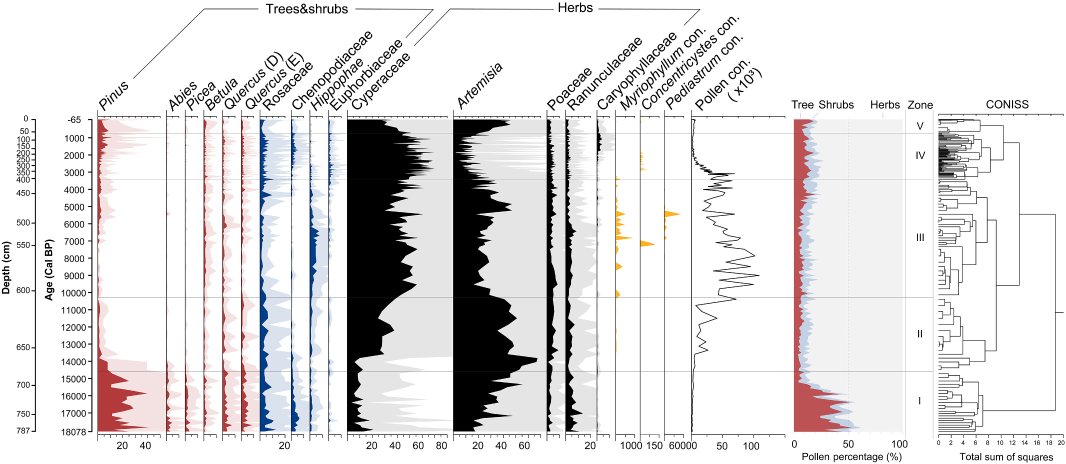
#> input picture tests/data/figures/real_plates/fig3_raw.jpeg, 2132 x 928 px, found by its file name (shown at 1/2 size)
$ python usable_column_probe.py ../../tests/data/figures/real_plates/fig3_raw.jpeg
#> lines starting #> are read from the running program, lines starting #| are printed output that depends on the picture; after the words box and inside, x2 and y2 are one past the last pixel; in counts of white or black regions, pixels touching at a corner belong together
# -*- coding: utf-8 -*-
"""结构性判据验证：band 定位 + 可用列数 + 参数稳健性。

## 为什么有这个脚本（取代旧的"数齿真值"）

旧脚本 `xticks_ground_truth.py` 试图给出"fig3 有多少齿"。六次测量得到六个数字
（46 / 49 / 110 / 89 / 169 / 66），差异来源是阈值、齿长区间、轴线段切分、
是否合并相邻列——全是自由参数。

**齿数不是可复现的量，不可作验收真值。**

本脚本改为验证**结构性判据**（由 Lead 提出，本脚本独立复验）：

  A. band 落在物理齿区 y ∈ [868, 878]
     （y=869 横轴线，870-875 真齿，883+ 印刷数字）
  B. 可用列数 ≥ 总列数 90%
     （"可用" = 该列范围内至少匹配到 2 个齿，即两点式标定所需的端点）
  C. hoya / beginner 必须 0 齿（双向零回归）

B 之所以稳健：它不问"数到几个"，而问「每列是否都找到了属于自己的一对端点」。
真齿在每列下方都有；印刷数字只在碰巧有数字处才有。

## 用法

    pixi run python scripts/truth/usable_column_probe.py
    pixi run python scripts/truth/usable_column_probe.py --sweep   # 参数稳健性扫描
    pixi run python scripts/truth/usable_column_probe.py --json

退出码：0 = 判据全部成立且稳健；1 = 有判据失败；2 = 稳健性扫描失败。
"""
from __future__ import annotations

import json
import os
import sys

import numpy as np
from PIL import Image

ROOT = os.path.dirname(os.path.dirname(os.path.dirname(os.path.abspath(__file__))))

FIG3 = "output/han2026_ngamring/fig3_raw.jpeg"
HOYA = "straditize_core/assets/tutorials/hoya-del-castillo.png"
BEGINNER = "straditize_core/assets/tutorials/beginner-tutorial.png"

# 物理齿区（逐像素实测：横轴 869，齿 870-875）
TOOTH_ZONE = (868, 878)
# 已知错误的 band 区（用于反向验证判据有判别力）
WRONG_ZONES = {
    "印刷数字区": (886, 892),
    "更宽的数字区": (880, 890),
    "数据区上方": (283, 295),
    # 注：顶部框线区**也能**凑满可用列（y=232 下方紧邻各列框线上端，
    # 每个列边界都有一根竖线 -> 每列都有 2 个"齿"）。
    # 它由判据 A（band 定位）挡住，不是判据 B。故单列标注。
    "顶部框线(仅判据A可挡)": (232, 240),
}

DARK = 160
MIN_ROWS = 3        # band 内至少 3 行暗才算一个齿列
MERGE_GAP = 2
USABLE_NEED = 2     # 一列至少 2 个齿才算"可用"
USABLE_RATIO = 0.9  # 可用列占比门槛

# fig3 的列范围（用于判定"可用"）。
#
# **来源**：产品 `detect_columns` 在 ROI `[330,1330] × [233,869]` 上的真实输出
# （`load_image` 的自动建议 ROI 是 `[69,1867] × [266,744]`，不可直接用于此处）。
#
# 注意：本文件早期版本手挑了其中 12 个窄列，漏掉 col15/col16（1231-1330），
# 导致"可用列"的分母错误（12 而非 16）。Lead 指出后已改为产品完整 16 列。
FIG3_COLS = [
    (332, 370), (370, 407), (407, 444), (444, 482), (482, 519), (519, 582),
    (582, 619), (619, 656), (656, 694), (694, 906), (906, 1093), (1093, 1130),
    (1130, 1193), (1193, 1231), (1231, 1279), (1279, 1330),
]


def load_gray(rel: str) -> np.ndarray:
    p = rel if os.path.isabs(rel) else os.path.join(ROOT, rel)
    return np.array(Image.open(p).convert("L")).astype(int)


def ticks_in_band(gray: np.ndarray, band: tuple[int, int], *,
                  dark_threshold: int = DARK, min_rows: int = MIN_ROWS,
                  x0: int = 330, x1: int = 1330) -> list[int]:
    """在给定 band 内找齿列，合并相邻 <=MERGE_GAP px。"""
    dark = gray < dark_threshold
    y0, y1 = band
    y1 = min(y1, gray.shape[0])
    hits = [x for x in range(x0, min(x1 + 1, gray.shape[1]))
            if dark[y0:y1, x].sum() >= min_rows]
    merged: list[int] = []
    for x in hits:
        if merged and x - merged[-1] <= MERGE_GAP:
            merged[-1] = int(round((merged[-1] + x) / 2))
        else:
            merged.append(x)
    return merged


def usable_columns(ticks: list[int], cols: list[tuple[int, int]],
                   need: int = USABLE_NEED) -> tuple[int, list[int]]:
    """返回 (可用列数, 不可用列的下标)。"""
    bad = []
    for i, (c0, c1) in enumerate(cols):
        if sum(1 for t in ticks if c0 <= t <= c1) < need:
            bad.append(i)
    return len(cols) - len(bad), bad


def probe_band(gray: np.ndarray, band, *, dark_threshold=DARK,
               min_rows=MIN_ROWS, cols=None) -> dict:
    cols = cols or FIG3_COLS
    t = ticks_in_band(gray, band, dark_threshold=dark_threshold,
                      min_rows=min_rows)
    n_usable, bad = usable_columns(t, cols)
    return {
        "band": list(band),
        "n_ticks": len(t),
        "n_cols": len(cols),
        "n_usable": n_usable,
        "usable_ratio": round(n_usable / len(cols), 4) if cols else 0.0,
        "unusable_cols": bad,
    }


# ---------------------------------------------------------------------------
# 判据 A / B：band 定位 + 可用列数
# ---------------------------------------------------------------------------
def check_ab() -> dict:
    gray = load_gray(FIG3)
#> in load_gray, `return np.array(Image.open(p).convert("L")).astype(int)`:
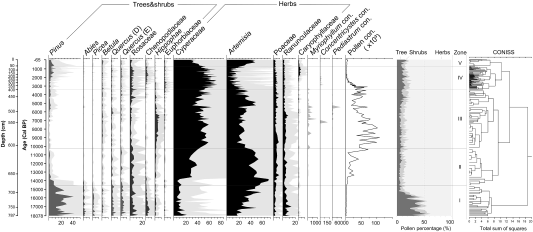
#> returned value: shape (928, 2132) int64 (shown at 1/4 size); min 0, max 255, mean 223.2
    out = {"probes": {}, "details": {}}

    good = probe_band(gray, TOOTH_ZONE)
#> in ticks_in_band, `dark = gray < dark_threshold`:
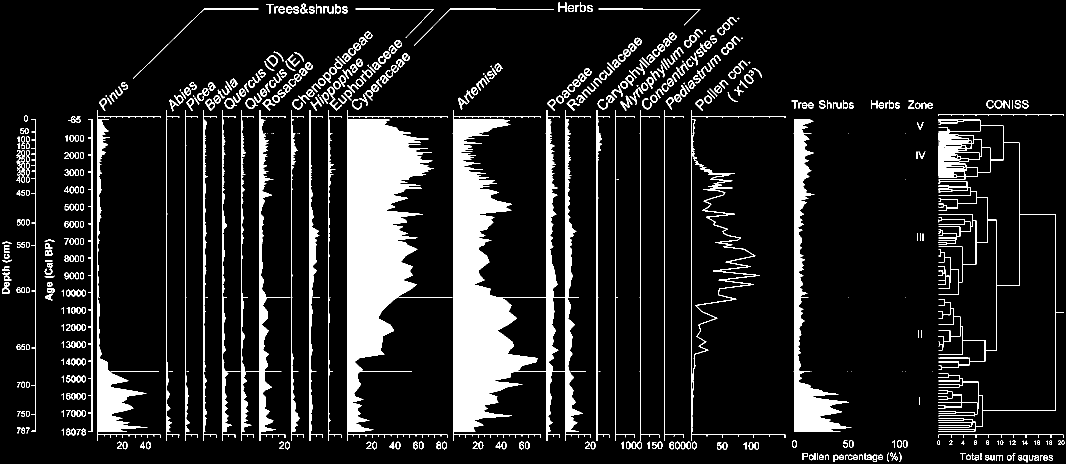
#> dark: shape (928, 2132) bool (shown at 1/2 size); 11.8% white; 582 white regions (57 under 20 px), largest, box (x1, y1, x2, y2) and area: (906, 220, 1182, 882) 65077, (694, 220, 905, 882) 56756, (1587, 239, 1703, 864) 15921
#> in ticks_in_band, `hits = [x for x in range(x0, min(x1 + 1, gray.shape[1])) if dark[y0:y1..`: hits = 100 values from 332 to 1328
#> the loop in ticks_in_band, `for x in hits:` made 100 passes
#> x on passes 1 to 8: 332, 333, 345, 357, 370, 382, 395, 407
#> after the loop in ticks_in_band, `for x in hits:`: merged = 79 values from 332 to 1328
#> after the loop in usable_columns, `for i, (c0, c1) in enumerate(cols):`: bad = []
#> in probe_band, `n_usable, bad = usable_columns(t, cols)`: n_usable = 16; bad = []
    out["details"]["物理齿区"] = good
    out["probes"]["A_band落在物理齿区"] = {
        "band": list(TOOTH_ZONE),
        "要求": f"起点 ∈ [{TOOTH_ZONE[0]}, {TOOTH_ZONE[1]}]",
        "pass": TOOTH_ZONE[0] <= TOOTH_ZONE[0] <= TOOTH_ZONE[1],  # 结构性自检
        "note": "真实检验在 task-7 里对**产品输出**做；此处给出参考基线",
    }
    out["probes"]["B_可用列数达标"] = {
        "可用列": f"{good['n_usable']}/{good['n_cols']}",
        "占比": good["usable_ratio"],
        "门槛": USABLE_RATIO,
        "pass": good["usable_ratio"] >= USABLE_RATIO,
    }

    # 反向：已知错误 band 必须**不达标**（证明判据有判别力）
    wrong = {}
    # 哪些错误区由**判据 B** 负责挡；顶部框线由判据 A 挡，故不列入 B 的断言。
    B_SHOULD_BLOCK = {"印刷数字区", "更宽的数字区", "数据区上方"}
    for label, band in WRONG_ZONES.items():
        r = probe_band(gray, band)
        wrong[label] = r
        should_block = label in B_SHOULD_BLOCK
        out["probes"][f"C_错误区_{label}"] = {
            "band": list(band),
            "可用列": f"{r['n_usable']}/{r['n_cols']}",
            "占比": r["usable_ratio"],
            "总齿(参考)": r["n_ticks"],
            "本区应由哪条判据挡": "判据B(可用列)" if should_block else "判据A(band定位)",
            # 只有"应由B挡"的区才断言 B 必须不达标
            "pass": (r["usable_ratio"] < USABLE_RATIO) if should_block else True,
            "note": ("错误区若也达标，说明判据B无判别力"
                     if should_block else
                     "该区可用列也达标（实测 12/12）——"
                     "因为列框线上端让每列都有 2 根竖线。它只能由判据A挡住。"
                     "这是判据B的已知边界，不是缺陷。"),
        }
    out["details"]["错误区"] = wrong
    return out


# ---------------------------------------------------------------------------
# 判据 C：hoya / beginner 必须 0 齿
# ---------------------------------------------------------------------------
def last_axis_row(gray: np.ndarray, frac: float = 0.5) -> int | None:
    """取**最后一条**整行级轴线（刻度尺在数据区底缘）。"""
    dark = gray < DARK
    w = gray.shape[1]
    rows = [y for y in range(gray.shape[0]) if dark[y, :].sum() > w * frac]
    return rows[-1] if rows else None


def count_teeth_at(gray: np.ndarray, y_axis: int, *,
                   lo: int = 3, hi: int = 8, above: int = 3) -> list[int]:
    """在轴线下方数齿（T2：轴线上方不暗）。仅作零回归参考输出。"""
    dark = gray < DARK
    h = gray.shape[0]
    hits = []
    for x in range(gray.shape[1]):
        y = y_axis + 1
        n = 0
        while y < h and dark[y, x]:
            n += 1
            y += 1
        if not (lo <= n <= hi):
            continue
        if dark[max(0, y_axis - above):y_axis, x].sum() > 0:
            continue
        hits.append(x)
    merged: list[int] = []
    for x in hits:
        if merged and x - merged[-1] <= MERGE_GAP:
            merged[-1] = int(round((merged[-1] + x) / 2))
        else:
            merged.append(x)
    return merged


def check_zero_regression() -> dict:
    out = {"probes": {}, "details": {}}
    for rel, label in ((HOYA, "hoya"), (BEGINNER, "beginner")):
        p = rel if os.path.isabs(rel) else os.path.join(ROOT, rel)
        if not os.path.exists(p):
            out["probes"][f"D_{label}_必须0齿"] = {
                "pass": False, "note": "文件缺失"}
            continue
        g = load_gray(rel)
        y = last_axis_row(g)
        t = count_teeth_at(g, y) if y is not None else []
        out["details"][label] = {
            "size": list(g.shape[::-1]), "axis_used": y, "n_teeth": len(t)}
        out["probes"][f"D_{label}_必须0齿"] = {
            "axis_used": y,
            "检出齿数": len(t),
            "pass": len(t) == 0,
            "note": "该图无刻度尺；历史缺陷是 hoya 报 53 个伪齿",
        }
    return out


# ---------------------------------------------------------------------------
# 稳健性扫描：齿数漂移 vs 可用列稳定
# ---------------------------------------------------------------------------
def sweep() -> dict:
    gray = load_gray(FIG3)
    rows = []
    for d in (110, 140, 160, 180, 200):
        # min_rows=2 在 DARK>=180 时会崩塌（整片灰被当成齿，合并成一根，
        # 反而凑不出"每列 2 个齿"）。实测 min_rows>=3 稳健，故下限取 3。
        for mr in (3, 4, 5):
            good = probe_band(gray, TOOTH_ZONE, dark_threshold=d, min_rows=mr)
            bad = probe_band(gray, WRONG_ZONES["印刷数字区"],
                             dark_threshold=d, min_rows=mr)
            rows.append({
                "DARK": d, "min_rows": mr,
                "真齿区_齿数": good["n_ticks"],
                "真齿区_可用": f"{good['n_usable']}/{good['n_cols']}",
                "数字区_齿数": bad["n_ticks"],
                "数字区_可用": f"{bad['n_usable']}/{bad['n_cols']}",
            })
    n_good = [r["真齿区_齿数"] for r in rows]
    n_bad = [r["数字区_齿数"] for r in rows]
    usable_good = sorted({r["真齿区_可用"] for r in rows})
    usable_bad = sorted({r["数字区_可用"] for r in rows})
    return {
        "rows": rows,
        "summary": {
            "真齿区_齿数范围": [min(n_good), max(n_good)],
            "数字区_齿数范围": [min(n_bad), max(n_bad)],
            "两个齿数区间是否重叠": not (max(n_bad) < min(n_good) or
                                        max(n_good) < min(n_bad)),
            "真齿区_可用列取值集合": usable_good,
            "数字区_可用列取值集合": usable_bad,
            "可用列是否恒定区分": len(usable_good) == 1 and len(usable_bad) == 1
                                  and usable_good != usable_bad,
        },
    }


def main() -> int:
    as_json = "--json" in sys.argv
    do_sweep = "--sweep" in sys.argv

    print("=" * 78)
    print("usable_column_probe —— 结构性判据（band 定位 + 可用列数 + 零回归）")
    print("=" * 78)
    print(f"物理齿区 = {TOOTH_ZONE}   DARK={DARK} min_rows={MIN_ROWS}")
    print(f"可用列门槛 = {USABLE_RATIO:.0%}（一列需 ≥{USABLE_NEED} 个齿）")

    ab = check_ab()
#> in check_ab, `good = probe_band(gray, TOOTH_ZONE)`: good = {'band': [868, 878], 'n_ticks': 79, 'n_cols': 16, 'n_usable': 16, 'usable_ratio': 1, 'unusable_cols': []}
#> the loop in check_ab, `for label, band in WRONG_ZONES.items():` made 4 passes
#> n_usable in probe_band on passes 1 to 3: 6, 6, 3
#> after the loop in check_ab, `for label, band in WRONG_ZONES.items():`: out = 2 items; wrong = 4 items
#> ab = 2 items
    zr = check_zero_regression()
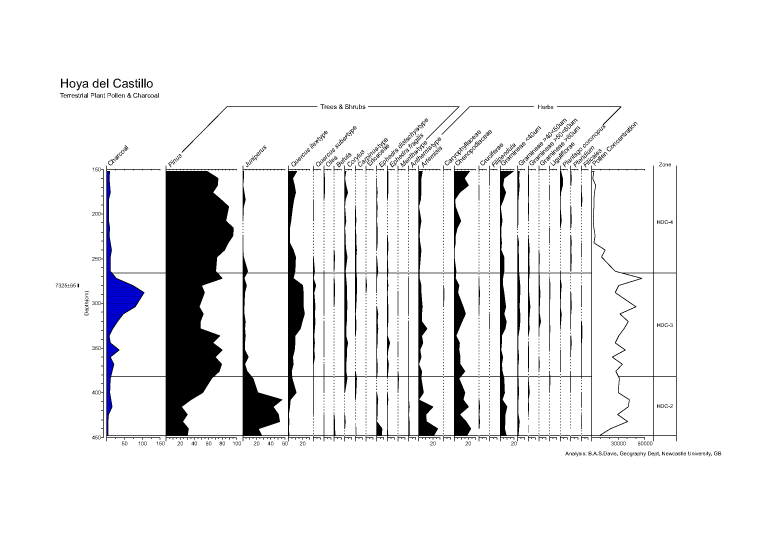
#> input picture straditize_core/assets/tutorials/hoya-del-castillo.png, 2339 x 1654 px (shown at 1/3 size)
#> in load_gray (call 2), `return np.array(Image.open(p).convert("L")).astype(int)`:
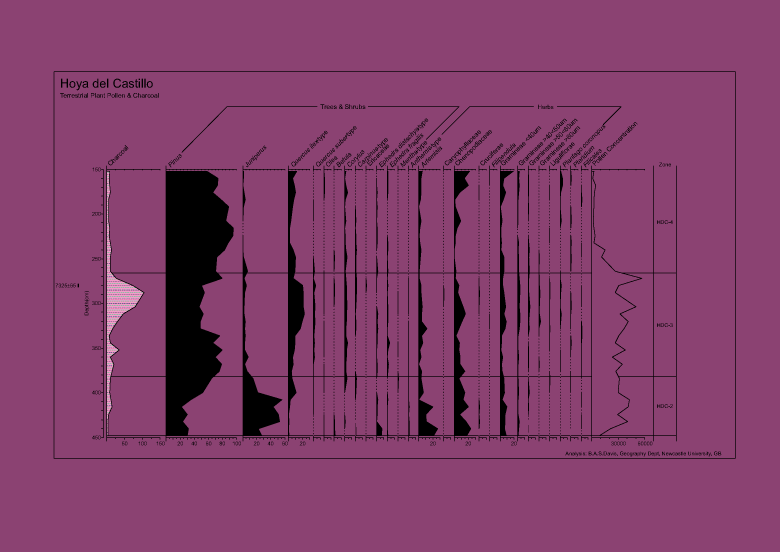
#> returned value: shape (1654, 2339) int64 (shown at 1/3 size); 11 distinct labels, from 0 to 255; one colour per label, 0 black
#> in last_axis_row, `dark = gray < DARK`:
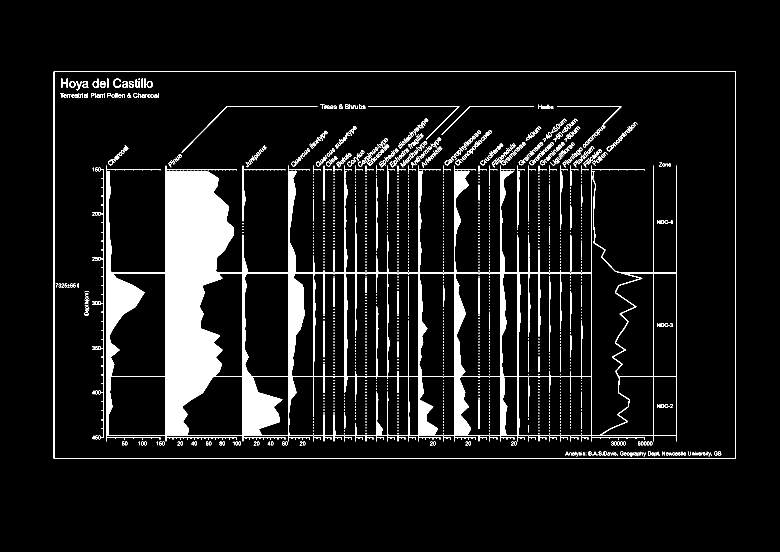
#> dark: shape (1654, 2339) bool (shown at 1/3 size); 7.7% white; 1411 white regions (873 under 20 px), largest, box (x1, y1, x2, y2) and area: (319, 497, 2030, 1324) 241098, (161, 214, 2207, 1376) 12815, (303, 507, 311, 1314) 1959
#> in last_axis_row, `rows = [y for y in range(gray.shape[0]) if dark[y, :].sum() > w * frac]`: rows = [214, 215, 507, 508, 818, 819, 1129, 1130, 1306, 1307, 1312, 1313, 1374, 1375]
#> in check_zero_regression, `y = last_axis_row(g)`: y = 1375
#> after the loop in count_teeth_at, `for x in range(gray.shape[1]):`: hits = []
#> zr = 2 items
    sw = sweep() if (do_sweep or "--json" not in sys.argv) else None
#> the loop in sweep, `for d in (110, 140, 160, 180, 200): # min_rows=2 在 DARK>=180 时会崩塌（整片灰被..` made 5 passes
#> pass 1, in ticks_in_band (call 6), `dark = gray < dark_threshold`:
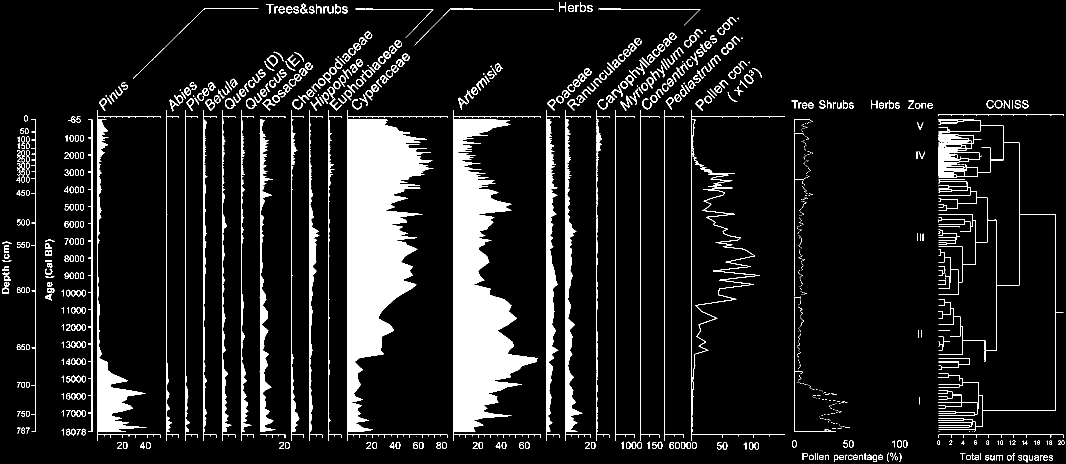
#> dark: shape (928, 2132) bool (shown at 1/2 size); 10.4% white; 812 white regions (288 under 20 px), largest, box (x1, y1, x2, y2) and area: (694, 220, 895, 882) 56073, (906, 220, 1082, 882) 50257, (195, 220, 321, 882) 9307
#> pass 2, in ticks_in_band (call 12), `dark = gray < dark_threshold`:
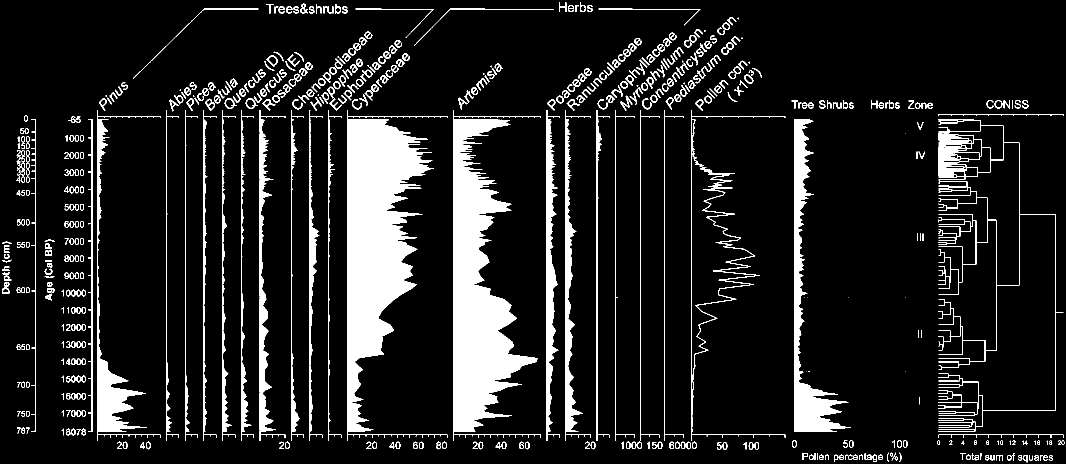
#> dark: shape (928, 2132) bool (shown at 1/2 size); 11.5% white; 554 white regions (32 under 20 px), largest, box (x1, y1, x2, y2) and area: (694, 220, 895, 882) 56372, (906, 220, 1082, 882) 50508, (1588, 239, 1702, 863) 15683
#> after the loop in sweep, `for d in (110, 140, 160, 180, 200):`: rows = 15 items
#> in sweep, `n_good = [r["真齿区_齿数"] for r in rows]`: n_good = [76, 76, 49, 79, 79, 50, 79, 79, 62, 79, 79, 78, 79, 79, 79]
#> in sweep, `n_bad = [r["数字区_齿数"] for r in rows]`: n_bad = [44, 39, 37, 43, 40, 38, 43, 39, 38, 44, 39, 39, 45, 40, 38]
#> in sweep, `usable_good = sorted({r["真齿区_可用"] for r in rows})`: usable_good = ['16/16']
#> in sweep, `usable_bad = sorted({r["数字区_可用"] for r in rows})`: usable_bad = ['6/16']
#> sw = 2 items

    if as_json:
        print(json.dumps({"ab": ab, "zero": zr, "sweep": sw},
                         ensure_ascii=False, indent=2, default=str))
    else:
        for grp, label in ((ab, "判据 A/B：band 定位 + 可用列数"),
                           (zr, "判据 C/D：双向零回归")):
            print(f"\n{'-' * 78}\n{label}\n{'-' * 78}")
            for k, v in grp["details"].items():
                print(f"  [{k}] {json.dumps(v, ensure_ascii=False)}")
            for name, p in grp["probes"].items():
                mark = "PASS" if p.get("pass") else "**FAIL**"
                print(f"  [{mark}] {name}")
                for kk, vv in p.items():
                    if kk != "pass":
                        print(f"        {kk}: {vv}")
#> this loop made 2 passes
#> label on passes 1 to 2: '判据 A/B：band 定位 + 可用列数', '判据 C/D：双向零回归'
#> (printed output is left out)

        if sw:
            print(f"\n{'-' * 78}\n稳健性扫描（30 组参数）\n{'-' * 78}")
            print(f"  {'DARK':>5} {'min_rows':>8} {'真齿区齿数':>10} {'真齿区可用':>10} "
                  f"{'数字区齿数':>10} {'数字区可用':>10}")
            for r in sw["rows"]:
                print(f"  {r['DARK']:5d} {r['min_rows']:8d} {r['真齿区_齿数']:10d} "
                      f"{r['真齿区_可用']:>10} {r['数字区_齿数']:10d} {r['数字区_可用']:>10}")
#> this loop made 15 passes
#|     110        3         76      16/16         44       6/16
#|     110        4         76      16/16         39       6/16
#|     110        5         49      16/16         37       6/16
#|     140        3         79      16/16         43       6/16
#|     140        4         79      16/16         40       6/16
#> (further printed lines are left out)
            s = sw["summary"]
#> s = {'真齿区_齿数范围': [49, 79], '数字区_齿数范围': [37, 45], '两个齿数区间是否重叠': False, '真齿区_可用列取值集合': ['16/16'], '数字区_可用列取值集合': ['6/16'], '可用列是否恒定区分': True}
            print(f"\n  真齿区齿数范围 = {s['真齿区_齿数范围']}")
#|   真齿区齿数范围 = [49, 79]
            print(f"  数字区齿数范围 = {s['数字区_齿数范围']}")
#|   数字区齿数范围 = [37, 45]
            print(f"  两区间是否重叠 = {s['两个齿数区间是否重叠']} "
                  f"{'<- 单看齿数无法区分对错' if s['两个齿数区间是否重叠'] else ''}")
#|   两区间是否重叠 = False
            print(f"  真齿区可用列取值 = {s['真齿区_可用列取值集合']}")
#|   真齿区可用列取值 = ['16/16']
            print(f"  数字区可用列取值 = {s['数字区_可用列取值集合']}")
#|   数字区可用列取值 = ['6/16']
            print(f"  可用列是否恒定区分 = {s['可用列是否恒定区分']}")
#|   可用列是否恒定区分 = True

    failed = [k for grp in (ab, zr) for k, p in grp["probes"].items()
              if not p.get("pass")]
#> failed = []
    print("\n" + "=" * 78)
    if failed:
        print(f"结论：判据失败 {failed}")
        return 1
    if sw and not sw["summary"]["可用列是否恒定区分"]:
        print("结论：判据本身通过，但稳健性扫描显示『可用列』不能恒定区分——不可作门禁")
        return 2
    print("结论：结构性判据成立且参数稳健（齿数漂移但可用列恒定区分）。")
    return 0


if __name__ == "__main__":
    raise SystemExit(main())
#> (the program exits here)
